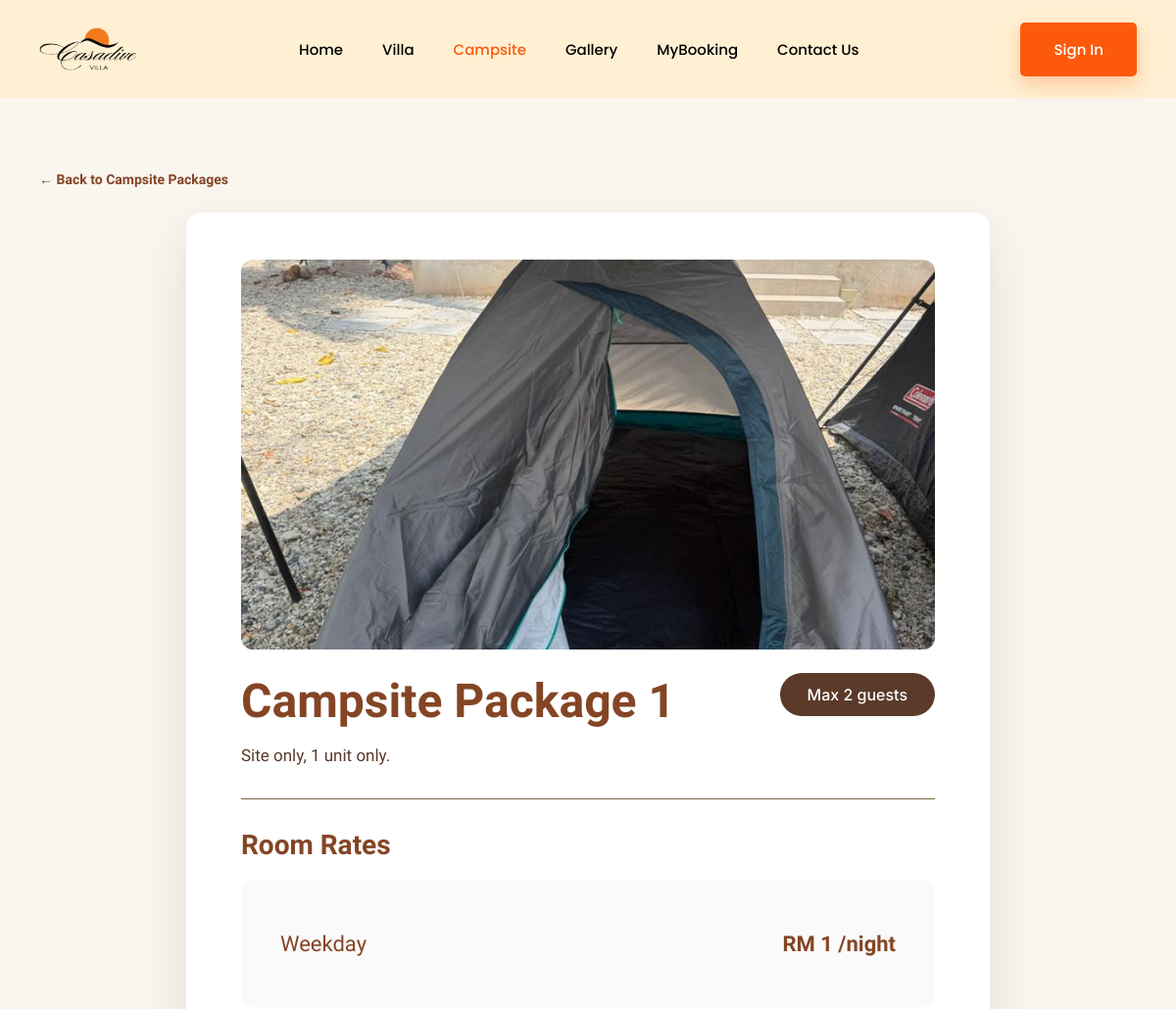
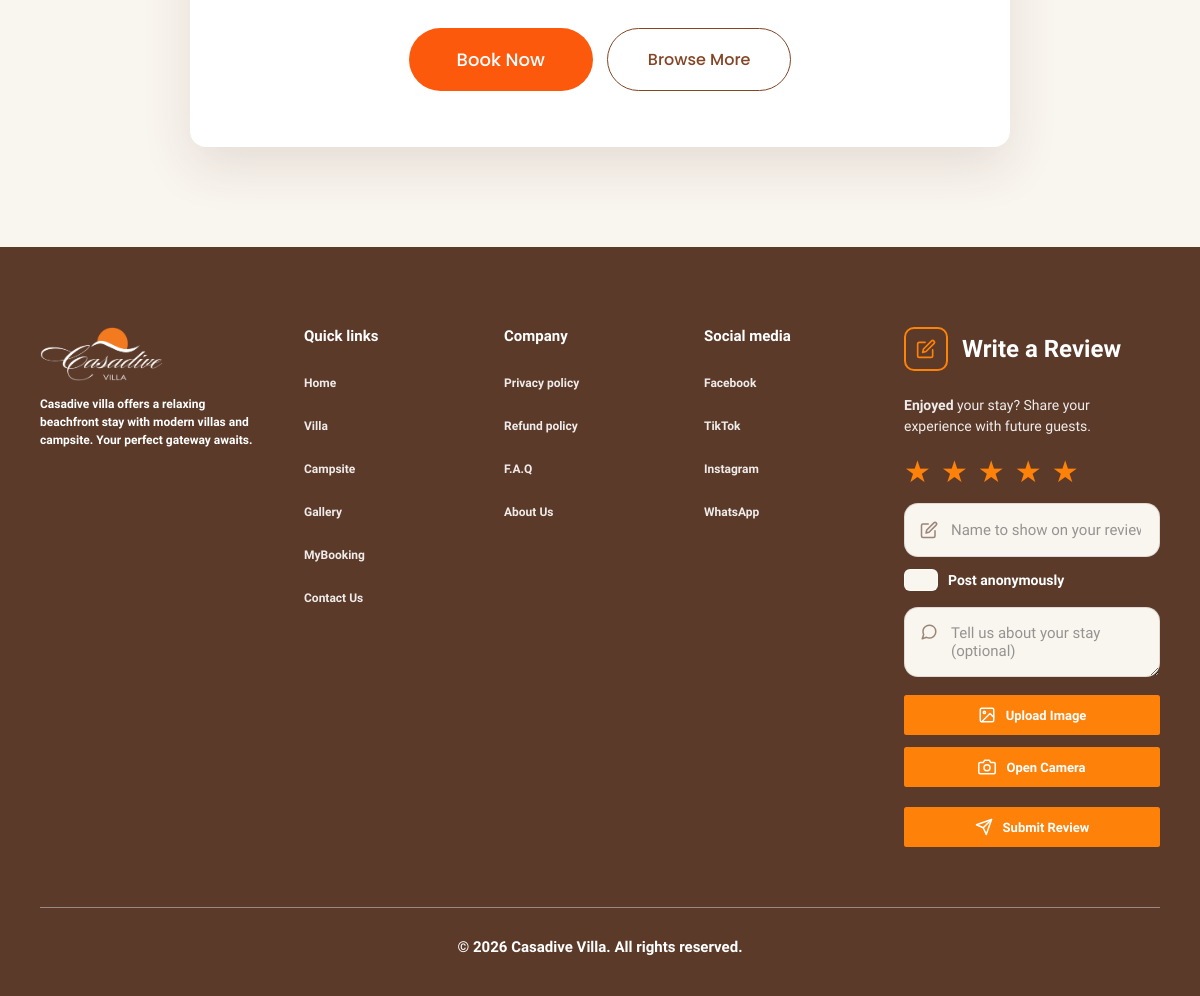
/customer/detail.php?id=5, run on the app's committed database (2 pictures, top to bottom).
### tables this page shows
CREATE TABLE `accommodation` (
  accommodation_id   INT UNSIGNED AUTO_INCREMENT PRIMARY KEY,
  accommodation_name VARCHAR(100) NOT NULL,
  accommodation_type ENUM('Villa','Campsite') NOT NULL,
  price              DECIMAL(10,2) NOT NULL COMMENT 'weekday / base rate per night, used for all booking calculations',
  price_weekend      DECIMAL(10,2) NULL COMMENT 'display only — not applied to booking totals yet',
  price_holiday      DECIMAL(10,2) NULL COMMENT 'display only — not applied to booking totals yet',
  capacity           INT UNSIGNED NOT NULL,
  pax_label          VARCHAR(30) NULL COMMENT 'display string e.g. "4-5 PAX", falls back to "Max N guests"',
  features           TEXT NULL COMMENT 'one feature per line, e.g. "Wifi\nAircond\nSea View"',
  description        TEXT,
  status             ENUM('available','unavailable','maintenance') NOT NULL DEFAULT 'available',
  image              VARCHAR(255),
  door_code          VARCHAR(20) COMMENT 'lock box / door code shown to the guest in the check-in reminder'
);

### customer/detail.php (called while the page is built, shortened)
<?php
require_once __DIR__ . '/../includes/db.php';
$id = filter_input(INPUT_GET, 'id', FILTER_VALIDATE_INT);
$accommodation = null;
if ($id) {
    $stmt = $pdo->prepare('SELECT * FROM accommodation WHERE accommodation_id = :id');
    $stmt->execute(['id' => $id]);
    $accommodation = $stmt->fetch();
}
require __DIR__ . '/views/detail.view.php';

### customer/views/detail.view.php (the view, shortened to what this page needs)
<?php include __DIR__ . '/../../includes/header.php'; ?>
  <section class="detail-section">
    <div class="container">
      <?php if (!$accommodation): ?>
        <div class="not-found">
          <h1>Package not found</h1>
          <p>The accommodation you're looking for doesn't exist or may have been removed.</p>
          <br>
          <a href="villa.php" class="detail-book" style="display:inline-block;">Browse Packages</a>
        </div>
      <?php else:
        $backHref = $accommodation['accommodation_type'] === 'Campsite' ? 'campsite.php' : 'villa.php';
        $paxLabel = $accommodation['pax_label'] ?: ('Max ' . (int) $accommodation['capacity'] . ' guests');
      ?>
        <a href="<?= $backHref ?>" class="detail-back">&larr; Back to <?= htmlspecialchars($accommodation['accommodation_type']) ?> Packages</a>
        <div class="detail-card">
          <?php if ($accommodation['image']): ?>
            <div class="detail-media">
              <img src="<?= htmlspecialchars($accommodation['image']) ?>" alt="<?= htmlspecialchars($accommodation['accommodation_name']) ?>" loading="lazy">
            </div>
          <?php endif; ?>
          <div class="detail-head">
            <h1 class="detail-name"><?= htmlspecialchars($accommodation['accommodation_name']) ?></h1>
            <span class="detail-pax"><?= htmlspecialchars($paxLabel) ?></span>
          </div>
          <p class="detail-description"><?= nl2br(htmlspecialchars($accommodation['description'] ?: 'No additional description available for this package.')) ?></p>
          <hr class="detail-divider">
          <h2 class="detail-heading">Room Rates</h2>
          <div class="rates-card">
            <div class="rates-row">
              <span class="rates-label">Weekday</span>
              <span class="rates-value">RM <?= number_format((float) $accommodation['price'], 0) ?> /night</span>
            </div>
          </div>
          <div class="detail-actions">
            <?php if ($accommodation['status'] === 'available'): ?>
              <a href="bookingform.php?accommodation=<?= urlencode($accommodation['accommodation_name']) ?>" class="detail-book">Book Now</a>
            <?php endif; ?>
            <a href="<?= $backHref ?>" class="detail-browse">Browse More</a>
          </div>
        </div>
      <?php endif; ?>
    </div>
  </section>
<?php include __DIR__ . '/../../includes/footer.php'; ?>

### customer/style/detail.css (style rules this page uses)
:root { --cream: #F9F5EF; --sand-light: #FFF0D3; --brown: #5B3A29; --brown-soft: #7C6A46; --brown-price: #844525; --orange: #FE810A; --orange-deep: #FD590C; --text: #000000; }
* { box-sizing: border-box; margin:0; padding:0; }
html { scroll-behavior: smooth; }
body { background: var(--cream); color: var(--text); font-family: 'Poppins', sans-serif; overflow-x: hidden; }
img { max-width:100%; display:block; }
a { color:inherit; text-decoration:none; }
.container { max-width: 1400px; margin: 0 auto; padding: 0 40px; }
.detail-section { padding: 70px 0 100px; }
.detail-back { display:inline-flex; align-items:center; gap: 8px; font-family:'Raleway', sans-serif; font-weight:600; font-size: 14px; color: var(--brown-price); margin-bottom: 26px; }
.detail-card { background:#fff; border-radius: 16px; box-shadow: 0 20px 50px rgba(91,58,41,.12); max-width: 820px; margin: 0 auto; padding: 48px 56px 56px; }
.detail-media { width: 100%; aspect-ratio: 16/9; border-radius: 12px; overflow: hidden; margin-bottom: 24px; }
.detail-media img { display:block; width: 100%; height: 100%; object-fit: cover; }
.detail-head { display:flex; align-items:flex-start; justify-content:space-between; gap: 20px; flex-wrap: wrap; margin-bottom: 14px; }
.detail-name { font-family:'Mulish', sans-serif; font-weight:700; font-size: clamp(32px, 4.5vw, 48px); color: var(--brown-price); }
.detail-pax { background: var(--brown); color:#fff; border-radius: 50px; padding: 12px 28px; font-family:'Inter', sans-serif; font-weight:500; font-size: 16px; white-space: nowrap; }
.detail-description { font-family:'Mulish', sans-serif; font-weight:300; font-size: 17px; line-height: 1.6; color: var(--brown); max-width: 620px; margin-bottom: 30px; }
.detail-divider { border:none; border-top: 1px solid var(--brown-soft); margin-bottom: 30px; }
.detail-heading { font-family:'Mulish', sans-serif; font-weight:700; font-size: clamp(22px, 3vw, 28px); color: var(--brown-price); margin-bottom: 20px; }
.rates-card { background: #FAFAFA; border-radius: 10px; padding: 32px 40px; }
.rates-row { display:flex; align-items:center; justify-content:space-between; padding: 20px 0; border-bottom: 1px solid var(--brown-soft); font-family:'Mulish', sans-serif; }
.rates-row:last-of-type { border-bottom:none; }
.rates-label { font-weight:200; font-size: 22px; color: var(--brown-price); }
.rates-value { font-weight:700; font-size: 22px; color: var(--brown-price); }
.detail-actions { display:flex; justify-content:center; gap: 14px; margin-top: 30px; flex-wrap: wrap; }
.detail-book { background: var(--orange-deep); color:#fff; padding: 18px 48px; border-radius: 50px; font-family:'Poppins', sans-serif; font-weight:500; font-size: 18px; }
.detail-browse { border: 1px solid var(--brown-price); color: var(--brown-price); padding: 18px 40px; border-radius: 50px; font-family:'Poppins', sans-serif; font-weight:500; font-size: 16px; }

### data on the page
accommodation: accommodation_type "Campsite", image (picture), accommodation_name "Campsite Package 1", paxLabel "Max 2 guests", description "Site only, 1 unit only.", price "1"
